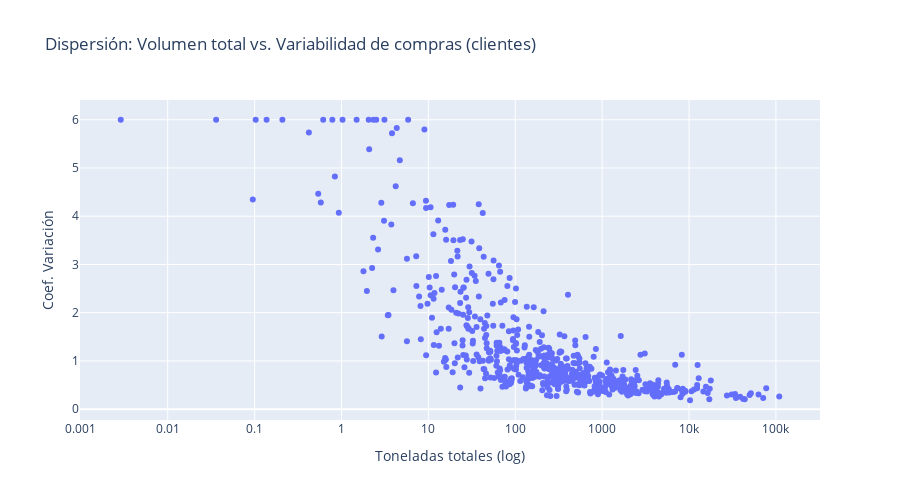

Notebook code for this chart:
### Markdown cell above
## Volumen vs. variabilidad en clientes

### Code cell
volumen_clientes = pivot_clientes.sum()
df_clientes = pd.DataFrame({'total_tn': volumen_clientes, 'cv': cv_clientes}).dropna()

fig = px.scatter(df_clientes,
                 x='total_tn', y='cv',
                 hover_name=df_clientes.index.astype(str),
                 log_x=True,
                 labels={'total_tn': 'Toneladas totales (log)', 'cv': 'Coef. Variación'},
                 title='Dispersión: Volumen total vs. Variabilidad de compras (clientes)',
                 height=500)
fig.show()

### Figure 1 — Plotly figure (JSON) as saved in the notebook; plotly's stock layout.template omitted (floating-point values rounded to 4 significant figures; data arrays with more than 128 entries replaced by an {"elided": "..."} marker saying what was removed)
{"data": [{"hovertemplate": "<b>%{hovertext}</b><br><br>Toneladas totales (log)=%{x}<br>Coef. Variación=%{y}<extra></extra>", "hovertext": {"elided": "597 str values"}, "legendgroup": "", "marker": {"color": "#636efa", "symbol": "circle"}, "mode": "markers", "name": "", "orientation": "v", "showlegend": false, "type": "scatter", "x": {"elided": "597 float values"}, "xaxis": "x", "y": {"elided": "597 float values"}, "yaxis": "y"}], "layout": {"height": 500, "legend": {"tracegroupgap": 0}, "title": {"text": "Dispersión: Volumen total vs. Variabilidad de compras (clientes)"}, "xaxis": {"anchor": "y", "domain": [0, 1], "title": {"text": "Toneladas totales (log)"}, "type": "log"}, "yaxis": {"anchor": "x", "domain": [0, 1], "title": {"text": "Coef. Variación"}}}}
